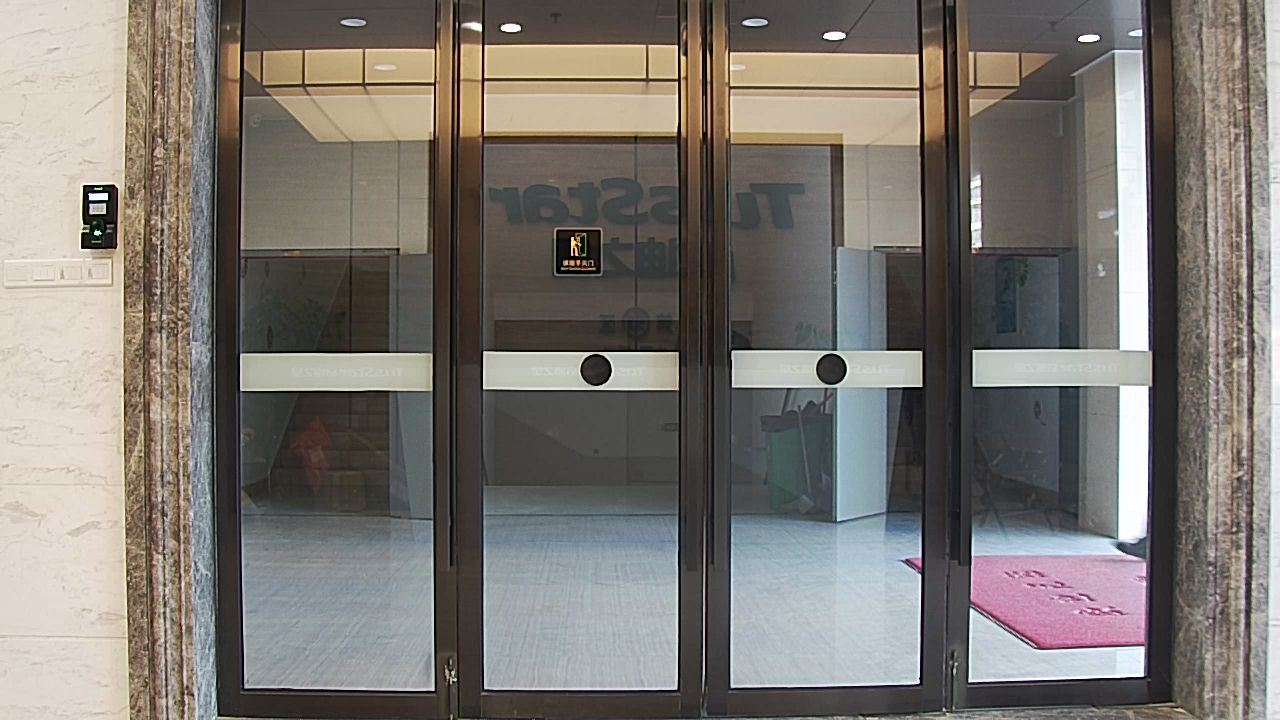
#> input picture door3.jpg, 1280 x 720 px
$ python edge_detect.py   (Python 2 division)
#> lines starting #> are read from the running program, lines starting #| are printed output that depends on the picture; after the words box and inside, x2 and y2 are one past the last pixel; in counts of white or black regions, pixels touching at a corner belong together
import os
import cv2

CURRENT_PATH = os.path.split(os.path.realpath(__file__))[0]
PIC_PATH = CURRENT_PATH + '/door3.jpg'

image = cv2.imread(PIC_PATH)
#> image is the input picture: shape (720, 1280, 3); mean B, G, R 114.1, 119.7, 124.5
height, width = image.shape[:2]
#> height = 720; width = 1280
dst = cv2.imread(PIC_PATH)

image = cv2.cvtColor(image, cv2.COLOR_RGB2GRAY)
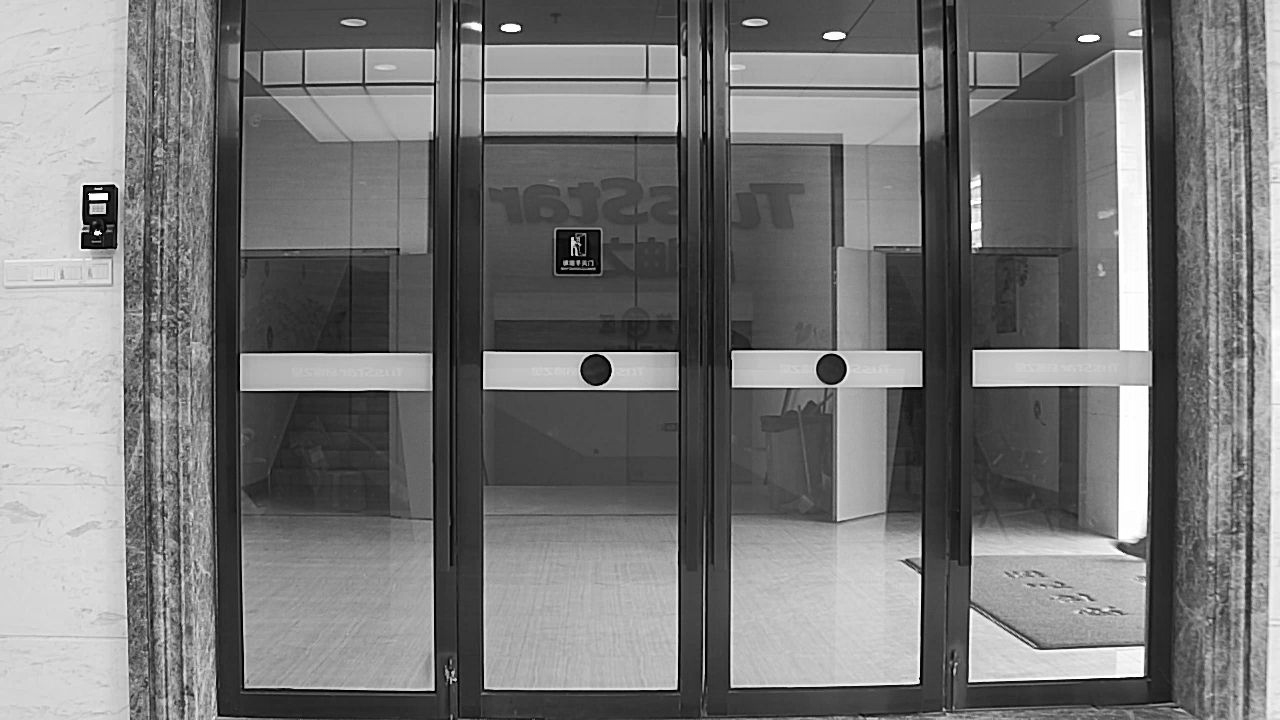
#> image: shape (720, 1280); min 0, max 255, mean 118.6
# cv2.imshow("gray", image)

# image = cv2.GaussianBlur(image, (3, 3), 0)
image = cv2.medianBlur(image, 5)

# [11 lines of commented-out code are left out]

cv2.imshow('threshold', image)

# image = cv2.Canny(image, 30, 50)
# cv2.imshow('canny', image)

circles = cv2.HoughCircles(image, cv2.HOUGH_GRADIENT, 1,
                           width / 16, None, param1=100, param2=30, minRadius=10, maxRadius=30)
#> circles = [[830.5, 368.5, 15.1], [595.5, 370.5, 15.6]]
for i in circles[0, :]:
    cv2.circle(dst, (i[0], i[1]), i[2], (255, 0, 0), 2)
    print 'radius: ' + str(i[2])
#> this loop made 2 passes
#| radius: 15.1
#| radius: 15.6
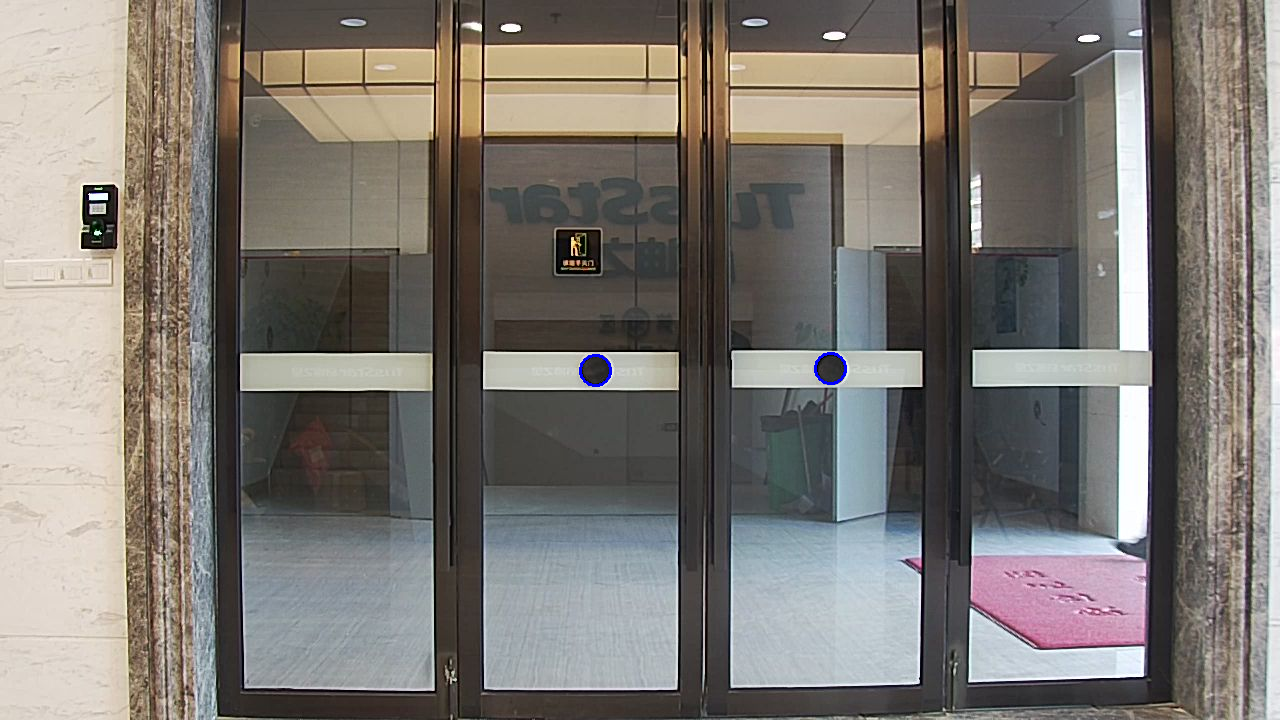
#> dst: shape (720, 1280, 3); 0.06% of pixels changed, all inside (x1, y1, x2, y2) = (579, 352, 847, 387)

cv2.imshow('circles', dst)

if (cv2.waitKey(0) == 27):
#> (key Esc is pressed here)
    cv2.destroyAllWindows()
